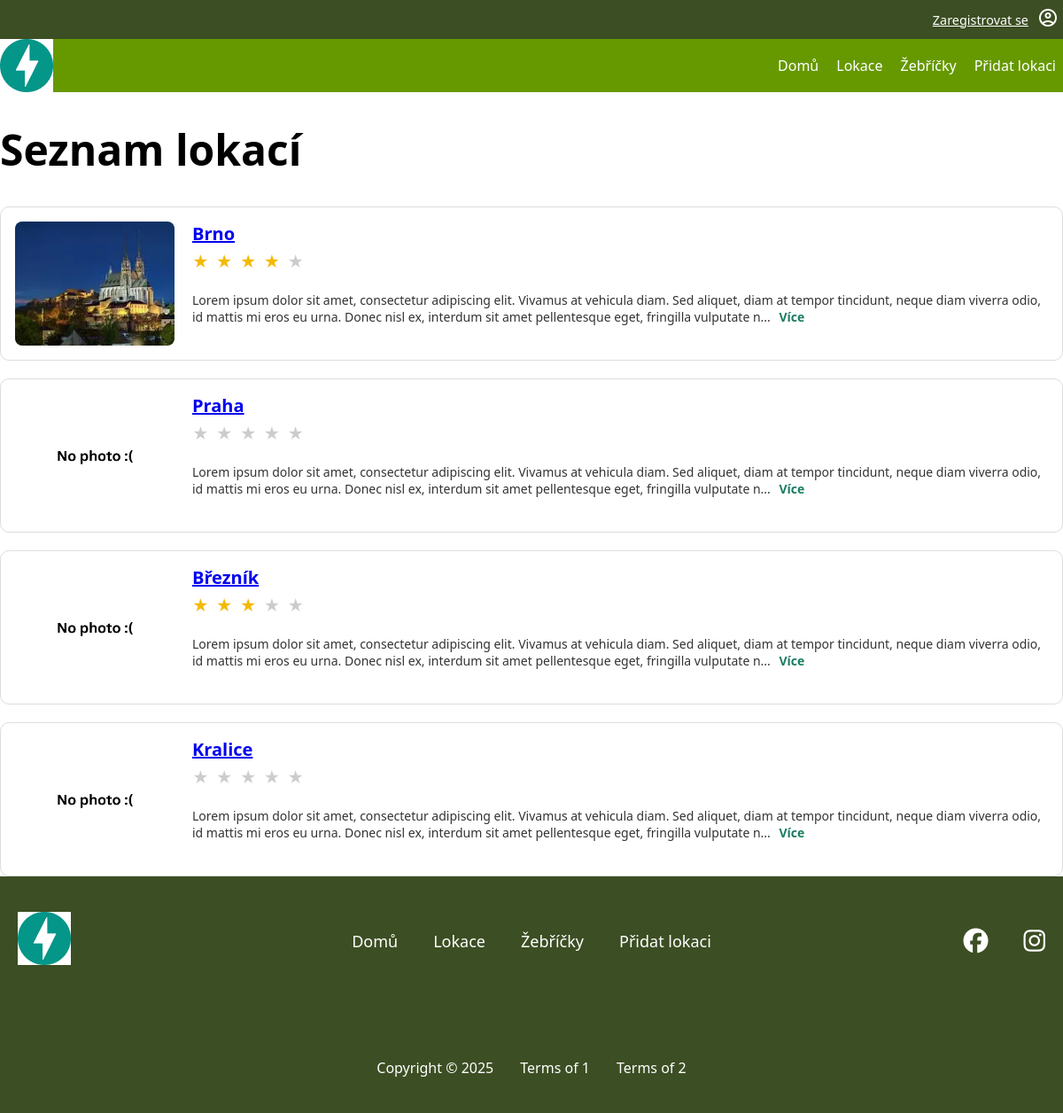
/locations, run on the app's committed database.
### tables this page shows
CREATE TABLE photo (
    id INTEGER PRIMARY KEY AUTOINCREMENT,
    name VARCHAR NOT NULL,
    alt_text VARCHAR,
    url VARCHAR NOT NULL,
    id_location INTEGER NOT NULL,
    FOREIGN KEY (id_location) REFERENCES location(id)
);

CREATE TABLE location (
    id INTEGER PRIMARY KEY AUTOINCREMENT,
    name VARCHAR NOT NULL,
    description VARCHAR,
    date_location_added TEXT NOT NULL,
    id_user INTEGER NOT NULL,
    FOREIGN KEY (id_user) REFERENCES user(id)
);

### pages/locations.py (the view)
@router.get("/locations", name="list_locations_with_photos_rating", response_class=HTMLResponse)
async def list_locations_with_photos_rating(
    request: Request,
    svc: LocationService = Depends(locations_service)
):
    locations = svc.list_locations_with_photos_rating()
    for location in locations:
        print(f"Lokace: {location['name']},rating: {location['avg_rating']}, počet fotek: {len(location['photos'])}")
        for photo in location['photos']:
            print(f" - Fotka: {photo['url']}")
    tpl = request.app.state.templates
    return tpl.TemplateResponse(
        "locations.html",
        {
            "request": request,
            "title": "Seznam lokací",
            "locations": locations,  # každá lokace obsahuje seznam fotek
        },
    )

### templates/locations.html (shortened to what this page needs)
{% extends "base.html" %}
{% block content %}
<h1>{{ title }}</h1>
<div class="locations-list">
    {% for loc in locations %}
    <div class="location-card">
        <div class="loc-thumb">
            {% if loc['photos'] %}
                <a href="{{ request.url_for('landing_page')}}">
                    <img alt="{{ loc['photos'][0]['alt_text'] }}" src="/static/{{ loc['photos'][0]['url'] }}">
                </a>
            {% else %}
                <img alt="No photo" src="{{ request.url_for('static', path='img/web/noImage.webp') }}"></a>
            {% endif %}
        </div>
        <div class="loc-body">
            <a href="{{ request.url_for('landing_page')}}">
            <h2 class="loc-title">{{ loc['name'] }}</h2>
            </a>
            <div class="loc-rating">
                {% set filled = (loc['avg_rating'] | default(0)) | int %}
                {% for i in range(1,6) %}
                    <span class="star {% if i <= filled %}filled{% endif %}">★</span>
                {% endfor %}
            </div>
            <p class="loc-desc">
                {{ loc['description'] | truncate(250, True, '...') }}
                <a href="/lokace/{{ loc['id'] }}" class="more">Více</a>
            </p>
        </div>
    </div>
    {% endfor %}
</div>
{% endblock %}

### templates/base.html (shortened to what this page needs)
<!DOCTYPE html>
<html lang="cs">
<head>
    <link rel="stylesheet" href="{{ url_for('static', path='css/style.css') }}">
    <link rel="stylesheet" href="{{ url_for('static', path='css/header.css') }}">
    <link rel="stylesheet" href="{{ url_for('static', path='css/footer.css') }}">
    <link rel="stylesheet" href="{{ url_for('static', path='css/icon.css') }}">
    <link rel="stylesheet" href="{{ url_for('static', path='css/location.css') }}">
    <link rel="stylesheet" href="https://cdnjs.cloudflare.com/ajax/libs/font-awesome/6.5.0/css/all.min.css">
</head>
<body>
<div class = "header">
    <div class = "upper-nav">
        <a href="{{ request.url_for('register_page') }}" class="upper-nav-items">Zaregistrovat se</a>
        <a href="{{ request.url_for('my_profile_page') }}" class="upper-nav-items"><span class="material-symbols-outlined">account_circle</span></a>
    </div>
    <div class="lower-nav">
        <div class="lower-nav-logo"><a href="{{ request.url_for('landing_page') }}"><img alt="logo" src="{{ request.url_for('static', path='img/web/logo.webp') }}"></a></div>
        <div class="lower-nav-items">
            <a href="{{ request.url_for('landing_page') }}" class="lower-nav-item">Domů</a>
            <a href="{{ request.url_for('list_locations_with_photos_rating') }}" class="lower-nav-item">Lokace</a>
            <a href="{{ request.url_for('rankings_page') }}" class="lower-nav-item">Žebříčky</a>
            <a href="{{ request.url_for('add_location_page') }}" class="lower-nav-item">Přidat lokaci</a>
        </div>
    </div>
</div>
    {% block content %}{% endblock %}
<footer class="footer">
    <div class="footer-top">
        <div class="footer-logo">
            <a href="{{ request.url_for('landing_page') }}"><img alt="logo" src="{{ request.url_for('static', path='img/web/logo.webp') }}"></a>
        </div>
        <nav class="footer-nav">
            <a href="{{ request.url_for('landing_page') }}" class="footer-nav-item">Domů</a>
            <a href="{{ request.url_for('list_locations_with_photos_rating') }}" class="footer-nav-item">Lokace</a>
            <a href="{{ request.url_for('rankings_page') }}" class="footer-nav-item">Žebříčky</a>
            <a href="{{ request.url_for('add_location_page') }}" class="footer-nav-item">Přidat lokaci</a>
        </nav>
        <div class="footer-icons">
            <i class="fa-brands fa-facebook"></i>
            <i class="fa-brands fa-instagram"></i>
        </div>
    </div>
    <div class="footer-bottom">
        <span>Copyright © 2025</span>
        <span>Terms of 1</span>
        <span>Terms of 2</span>
    </div>
</footer>
</body>
</html>

### static/css/style.css (style rules this page uses)
:root { font-family: system-ui, -apple-system, Segoe UI, Roboto, sans-serif; --background-color: white; --text-color: black; --navbar-background-color: #669900; --footer-background-color: #3c4e23; --white-text-color: white; font-size: 16px; }
html, body { margin:0; padding: 0; background: var(--background-color); width: 100%; }
h1 { font-size: 3em; }

### static/css/header.css (style rules this page uses)
.header { width: 100%; position: sticky; top: 0; z-index: 1000; }
.upper-nav { display: flex; flex-direction: row; align-items: center; width: 100%; background-color: var(--footer-background-color); justify-content: flex-end; font-size: 0.9rem; padding: 1vh 0 1vh 0; }
.upper-nav-items { margin-left: 5px; margin-right: 5px; color: var(--white-text-color); }
.lower-nav { display: flex; flex-direction: row; align-items: center; max-height: 10vh; justify-content: space-between; width: 100%; background-color: var(--navbar-background-color, #333); }
.lower-nav-logo { width: 60px; height: 60px; }
.lower-nav-logo img { width: 100%; height: 100%; object-fit: contain; display: block; }
.lower-nav-items { display: flex; gap: 20px; padding-right: 1vh; }
.lower-nav-item { color: var(--white-text-color, #fff); text-decoration: none; font-size: 1rem; font-weight: 500; }

### static/css/footer.css (style rules this page uses)
.footer { width: 100%; background-color: var(--footer-background-color); color: white; padding: 40px 0; display: flex; flex-direction: column; gap: 30px; }
.footer-top { display: grid; grid-template-columns: 1fr auto 1fr; align-items: center; padding-bottom: 70px; }
.footer-logo { padding-left: 20px; }
.footer-logo img { width: 60px; height: 60px; object-fit: contain; }
.footer-nav { display: flex; justify-content: center; gap: 40px; }
.footer-nav-item { color: white; text-decoration: none; font-size: 18px; }
.footer-top i { justify-self: end; font-size: 28px; margin-left: 20px; cursor: pointer; }
.footer-icons { display: flex; justify-content: flex-end; gap: 20px; padding-right: 20px; font-size: 28px; justify-self: end; }
.footer-icons i { cursor: pointer; }
.footer-bottom { display: flex; justify-content: center; gap: 30px; font-size: 16px; }

### static/css/location.css (style rules this page uses)
.locations-list { display: flex; flex-direction: column; gap: 20px; }
.location-card { display: grid; grid-template-columns: 180px 1fr; gap: 20px; padding: 16px; background: #ffffff; border: 1px solid #ddd; border-radius: 10px; }
.loc-thumb { width: 100%; height: 140px; background: #eee; border-radius: 8px; overflow: hidden; }
.loc-thumb img { width: 100%; height: 100%; object-fit: cover; }
.loc-body { display: flex; flex-direction: column; }
.loc-title { margin: 0 0 6px 0; font-size: 20px; font-weight: 600; }
.loc-rating { display: flex; align-items: center; gap: 8px; margin-bottom: 8px; }
.star { color: #ccc; font-size: 18px; }
.star.filled { color: #f5b900; }
.loc-desc { font-size: 14px; color: #333; }
.loc-desc .more { color: #1b7c63; font-weight: 600; text-decoration: none; margin-left: 6px; }

### data on the page
photo: url (picture), name "Brno", description "Lorem ipsum dolor sit amet, consectetur adipiscing elit. Vivamus at vehicula diam. Sed aliquet, diam at tempor tincidunt, neque diam viverra odio, id mattis mi eros eu urna. Donec nisl ex, interdum sit amet pellentesque eget, fringilla vulputate n..."
location: name "Praha", description "Lorem ipsum dolor sit amet, consectetur adipiscing elit. Vivamus at vehicula diam. Sed aliquet, diam at tempor tincidunt, neque diam viverra odio, id mattis mi eros eu urna. Donec nisl ex, interdum sit amet pellentesque eget, fringilla vulputate n..."
location: name "Březník", description "Lorem ipsum dolor sit amet, consectetur adipiscing elit. Vivamus at vehicula diam. Sed aliquet, diam at tempor tincidunt, neque diam viverra odio, id mattis mi eros eu urna. Donec nisl ex, interdum sit amet pellentesque eget, fringilla vulputate n..."
location: name "Kralice", description "Lorem ipsum dolor sit amet, consectetur adipiscing elit. Vivamus at vehicula diam. Sed aliquet, diam at tempor tincidunt, neque diam viverra odio, id mattis mi eros eu urna. Donec nisl ex, interdum sit amet pellentesque eget, fringilla vulputate n..."

### other printed values
{{ title }} "Seznam lokací"
